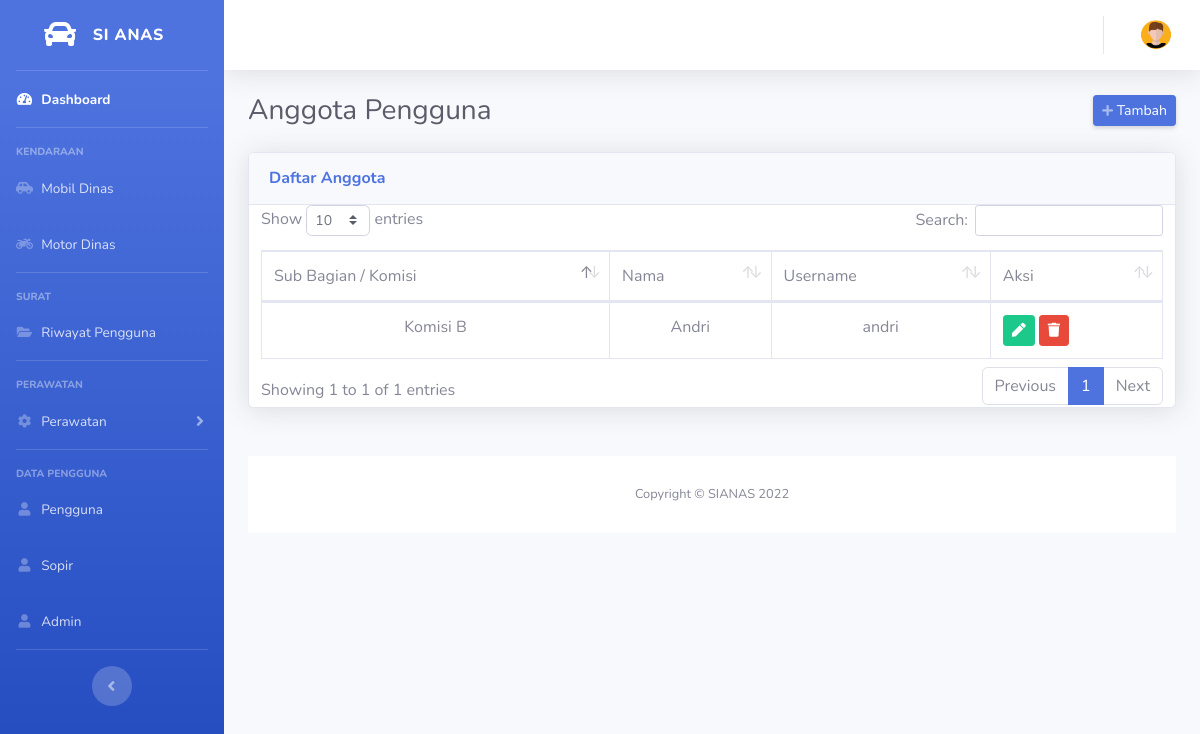
/index.php/superadmin/anggota, run on an earlier commit of the app's database.
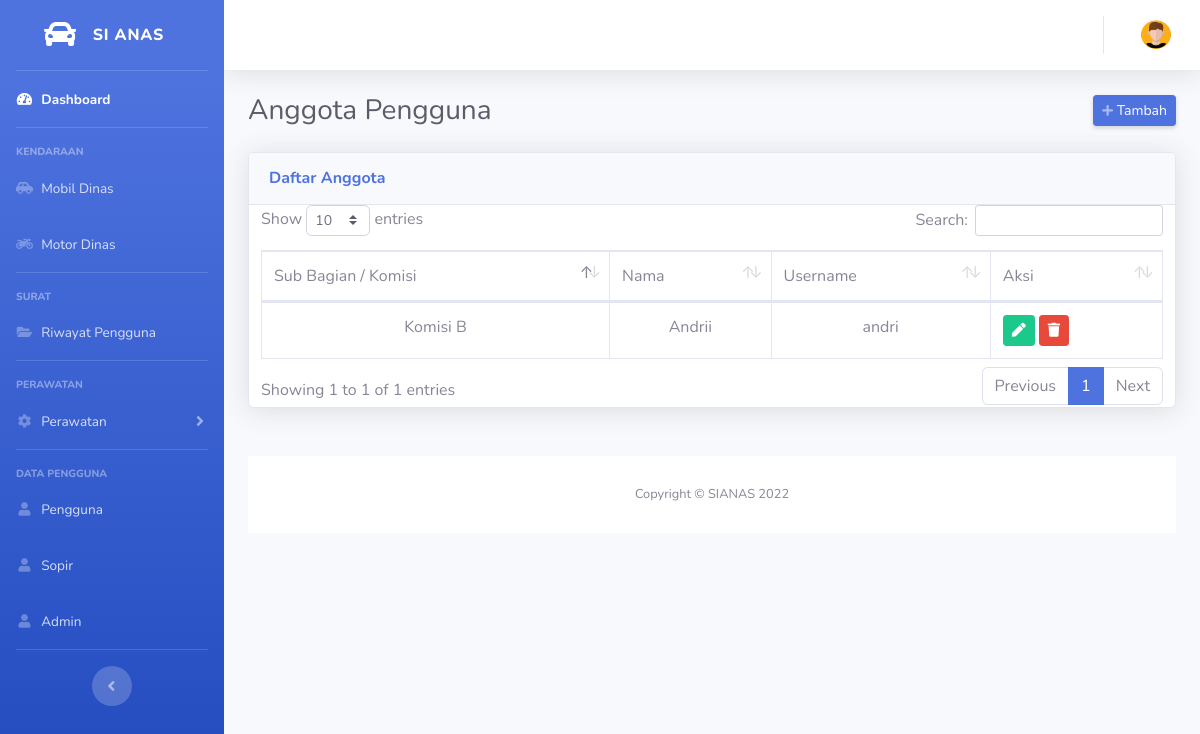
And on a later commit of the database.
### tables this page shows
CREATE TABLE `anggota` (
  `no_anggota` int(11) NOT NULL,
  `subbag` varchar(100) NOT NULL,
  `nama` varchar(120) NOT NULL,
  `nip` varchar(120) NOT NULL,
  `jabatan` varchar(120) NOT NULL,
  `no_hp` varchar(120) NOT NULL,
  `username` varchar(100) NOT NULL,
  `password` varchar(100) NOT NULL,
  `role` int(11) NOT NULL,
  `foto` varchar(120) NOT NULL
);

### application/controllers/Superadmin.php (called while the page is built, shortened)
<?php
class Superadmin extends CI_Controller
{
    function __construct()
    {
        $this->load->library('form_validation');
        $this->load->helper(array('url', 'form'));
        $this->load->model('admin/Mobil_model', 'mobil');
        $this->load->model('admin/Motor_model', 'motor');
        $this->load->model('admin/Riwayat_model', 'riwayat');
        $this->load->model('admin/Anggota_model', 'anggota');
        $this->load->model('admin/Perawatan_model', 'perawatan');
        $this->load->model('admin/Sopir_model', 'sopir');
        $this->load->model('admin/Superadmin_model', 'superadmin');
    }
    public function anggota()
    {
        $data['session'] = $this->session->userdata('nama');
        $id = $this->session->userdata('userid');
        $data['nama'] = $this->db->get_where('superadmin', ['no_superadmin' => $id])->row_array();
        $data['anggota'] = $this->anggota->getAllAnggota();
        $this->load->view('superadmin/template/header', $data);
        $this->load->view('superadmin/template/sidebar', $data);
        $this->load->view('superadmin/template/topbar', $data);
        $this->load->view('superadmin/anggota/anggota', $data);
        $this->load->view('superadmin/template/footer', $data);
    }
}

### index.php (called while the page is built, shortened)
<?php
require_once BASEPATH.'core/CodeIgniter.php';

### application/models/admin/Anggota_model.php (called while the page is built, shortened)
<?php
class Anggota_model extends CI_Model
{
    public function getAllAnggota()
    {
        $query = "SELECT * from anggota";
        return $this->db->query($query)->result_array();
    }
}

### application/views/superadmin/anggota/anggota.php (the view, shortened to what this page needs)
<div class="container-fluid">
    <div class="d-sm-flex align-items-center justify-content-between mb-4">
        <h1 class="h3 mb-0 text-gray-800">Anggota Pengguna</h1>
        <a href="<?= base_url('anggota/tambah') ?>" class="d-none d-sm-inline-block btn btn-sm btn-primary shadow-sm"><i class="fas fa-plus fa-sm text-white-50"></i> Tambah</a>
    </div>
    <div class="row">
        <div class="col-lg-12 mb-4">
            <div class="card shadow mb-4">
                <div class="card-header py-3">
                    <h6 class="m-0 font-weight-bold text-primary">Daftar Anggota</h6>
                </div>
                <div class="col-md-12">
                    <div class="table-responsive">
                        <table class="table table-bordered" id="dataTable" width="100%" cellspacing="0">
                            <thead>
                                <tr>
                                    <td>Sub Bagian / Komisi</td>
                                    <td>Nama</td>
                                    <td>Username</td>
                                    <td>Aksi</td>
                                </tr>
                            </thead>
                            <tbody>
                                <?php foreach ($anggota as $anggota) : ?>
                                    <tr>
                                        <td class="text-center"><?= $anggota['subbag']; ?></td>
                                        <td class="text-center"><?= $anggota['nama']; ?></td>
                                        <td class="text-center"><?= $anggota['username']; ?></td>
                                        <td>
                                            <a href="<?= base_url(); ?>anggota/ubah/<?= $anggota['no_anggota']; ?>" class="btn btn-success btn-sm"><i class="fa fa-pen"></i></a>
                                            <a href="<?= base_url(); ?>anggota/hapus/<?= $anggota['no_anggota']; ?>" onclick="return confirm('apakah anda yakin?')" class="btn btn-danger btn-sm"><i class="fa fa-trash"></i></a>
                                        </td>
                                    </tr>
                                <?php endforeach; ?>
                            </tbody>
                        </table>
                    </div>
                </div>
            </div>
        </div>
    </div>
    <footer class="sticky-footer bg-white">
        <div class="container my-auto">
            <div class="copyright text-center my-auto">
                <span>Copyright &copy; SIANAS 2022</span>
            </div>
        </div>
    </footer>
</div>
</div>
</body>
</html>

What changed in the data, as far as the page shows it:
changed anggota "Komisi B": nama "Andri" → "Andrii"
